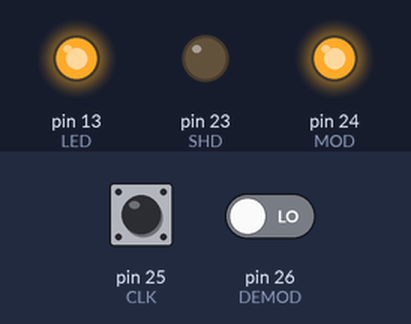
Simulated run of this sketch. Board: Arduino Mega 2560, built with avr-gcc and run on an emulated ATmega2560. Shown: output pins drawn as LEDs (lit = HIGH). The inputs (shaded band) are chosen by the test bench; at power-on: pin 25 (CLK) HIGH, pin 26 (DEMOD) LOW. What the sketch prints to the serial monitor is not drawn.

Above: at 0.1 s.
Timing chart, 0 to 1.6 s (numbered marks = the images above):
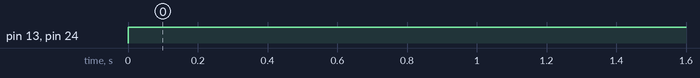

Measured:
- by itself, pin 13 (LED), pin 24 (MOD): LOW → HIGH at 0.00 s

The sketch:

Signal_generator.ino
```cpp
// Horse project ISEP
// code to generate signal from microprocessor to EM4095,
int LED = 13;
int SHD = 23;
int MOD = 24;
int CLK = 25;
int DEMOD = 26;

void setup() {
  // initialize digital pin 13 as an output.
  pinMode(13, OUTPUT); //O LED
  pinMode(23, OUTPUT); //O SHD
  pinMode(24, OUTPUT); //O MOD
  pinMode(25, INPUT);  //I RDY/CLK
  pinMode(26, INPUT);  //I DEMOD_OUT

  Serial.begin(9600);

}

// the loop function runs over and over again forever
void loop() {
    SendSignal();
    int CLKstate = digitalRead(CLK);
    int DEMODstate = digitalRead(DEMOD);
    // print out the state of the inputs:
    Serial.println(CLKstate);
    Serial.println(DEMODstate);
    delay(1);
}


void SendSignal()
{
  digitalWrite(LED, HIGH);   // turn the LED on (HIGH is the voltage level)
  digitalWrite(SHD, LOW);
  digitalWrite(MOD, HIGH);
}
```
